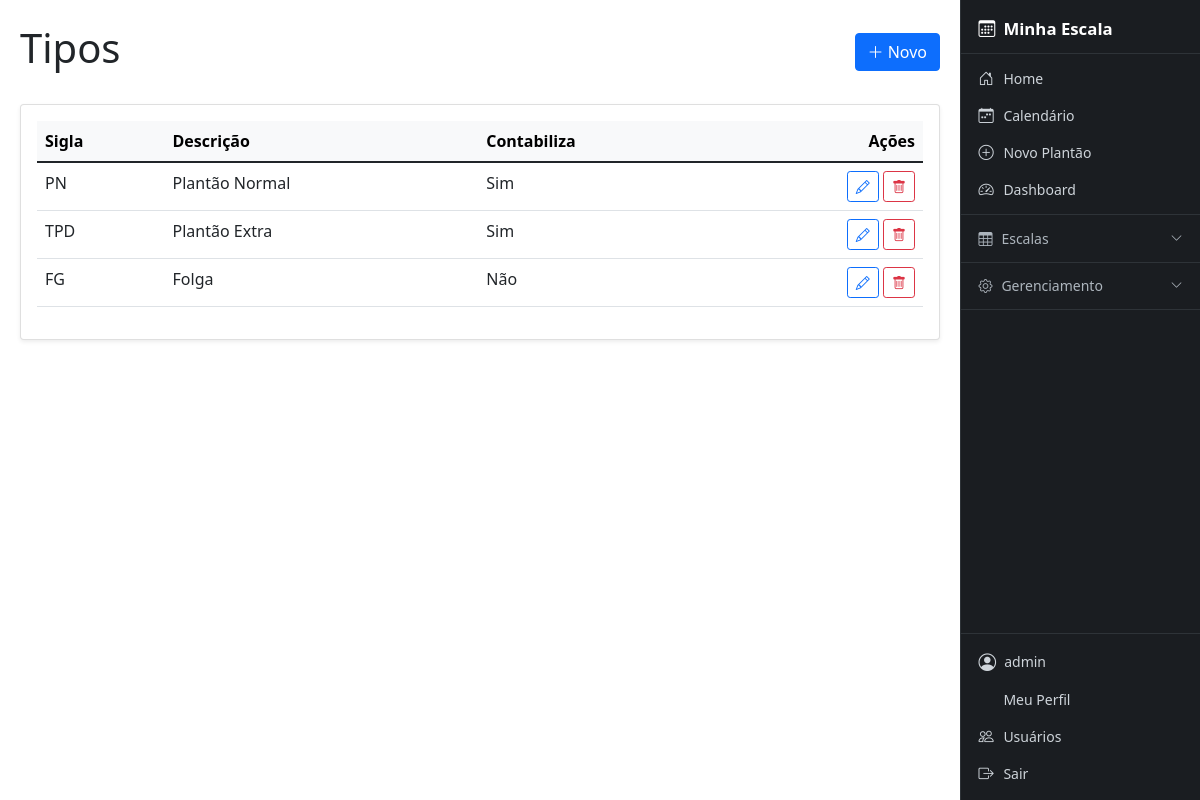
The app's page /tipos/ (signed in), older data.
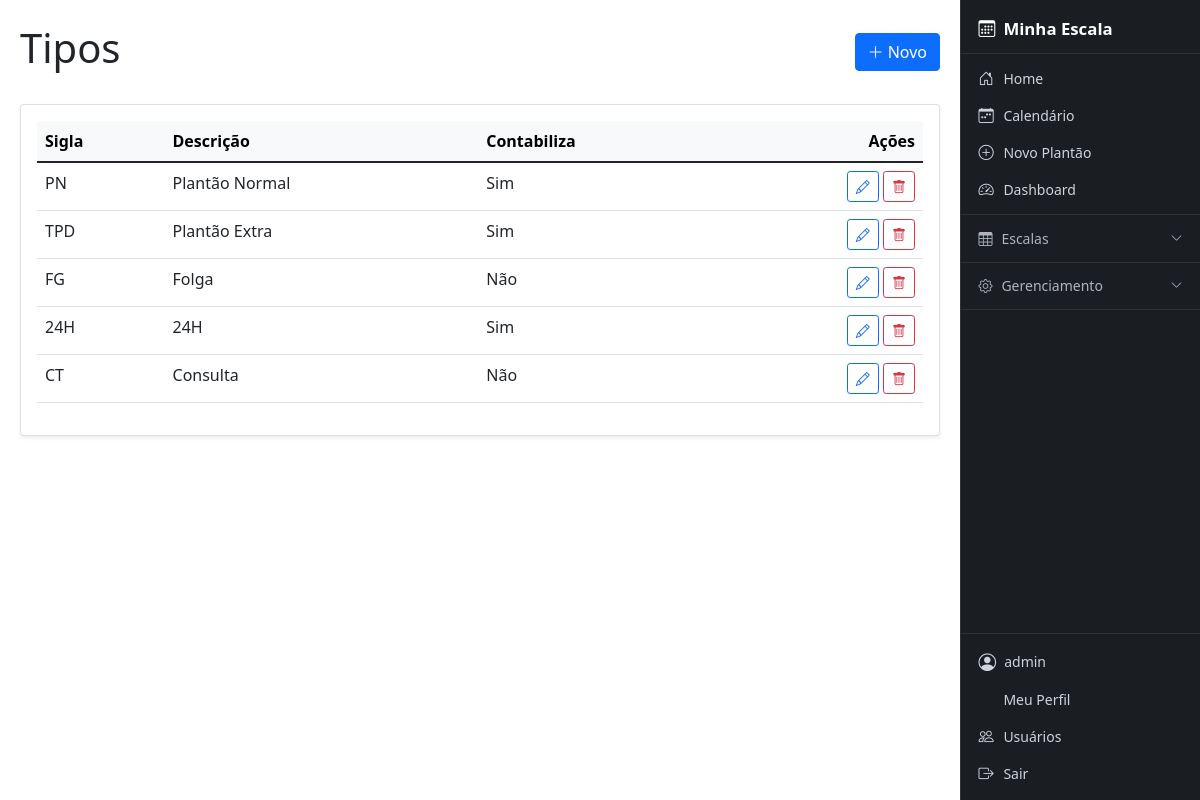
The same page, newer data.
### cal/models.py (models this page shows, shortened)
class Tipo(models.Model):
    tipo = models.CharField(max_length=10, verbose_name="Sigla do Tipo")
    tipo_descricao = models.CharField(max_length=50, verbose_name="Descrição do Tipo")
    contabiliza = models.BooleanField(default=True, verbose_name="Contabiliza Carga Horária?")
    class Meta:
        verbose_name = "Tipo"
        verbose_name_plural = "Tipos"
        unique_together = ("tipo", "tipo_descricao")

### cal/views/geral_views.py (the view)
# urls.py: path('tipos/', geral_views.TipoListView.as_view(), name='tipo_list'),
class TipoListView(AdminRequiredMixin, ListView):
    model = Tipo
    template_name = 'cal/tipo/list.html'
    context_object_name = 'objetos'
    paginate_by = 20
    def get_context_data(self, **kwargs):
        context = super().get_context_data(**kwargs)
        context.update({'titulo': 'Tipos', 'labels': ['Sigla', 'Descrição', 'Contabiliza'], 'create_url': 'cal:tipo_create', 'update_url': 'cal:tipo_update', 'delete_url': 'cal:tipo_delete'})
        return context

### cal/views/geral_views.py (called while the page is built)
    def test_func(self):
        return self.request.user.is_staff

### templates/cal/tipo/list.html
{% extends 'cal/crud_base_list.html' %}
{% block table_rows %}
<td>{{ obj.tipo }}</td>
<td>{{ obj.tipo_descricao }}</td>
<td>{{ obj.contabiliza|yesno:"Sim,Não" }}</td>
{% endblock %}

### templates/cal/crud_base_list.html (shortened to what this page needs)
{% extends 'base.html' %}
{% block content %}
<div class="d-flex justify-content-between align-items-center mb-4">
    <h1>{{ titulo }}</h1>
    <a href="{% url create_url %}" class="btn btn-primary">
        <i class="bi bi-plus-lg"></i> Novo
    </a>
</div>
<div class="card shadow-sm">
    <div class="card-body">
        <div class="table-responsive">
            <table class="table table-hover">
                <thead class="table-light">
                    <tr>
                        {% for label in labels %}
                        <th>{{ label }}</th>
                        {% endfor %}
                        <th class="text-end">Ações</th>
                    </tr>
                </thead>
                <tbody>
                    {% for obj in objetos %}
                    <tr>
                        {% block table_rows %}{% endblock %}
                        <td class="text-end" style="white-space: nowrap;">
                            {% block extra_actions %}
                            <a href="{% url update_url obj.pk %}" class="btn btn-sm btn-outline-primary" title="Editar">
                                <i class="bi bi-pencil"></i>
                            </a>
                            <a href="{% url delete_url obj.pk %}" class="btn btn-sm btn-outline-danger" title="Excluir">
                                <i class="bi bi-trash"></i>
                            </a>
                            {% endblock %}
                        </td>
                    </tr>
                    {% empty %}
                    <tr>
                        <td colspan="{{ labels|length|add:1 }}" class="text-center text-muted py-4">
                            Nenhum registro encontrado.
                        </td>
                    </tr>
                    {% endfor %}
                </tbody>
            </table>
        </div>
    </div>
</div>
{% endblock %}

Row changes from the older to the newer data that the page shows:
added Tipo: tipo "24H", tipo_descricao "24H", contabiliza "Sim"
added Tipo: tipo "CT", tipo_descricao "Consulta", contabiliza "Não"
